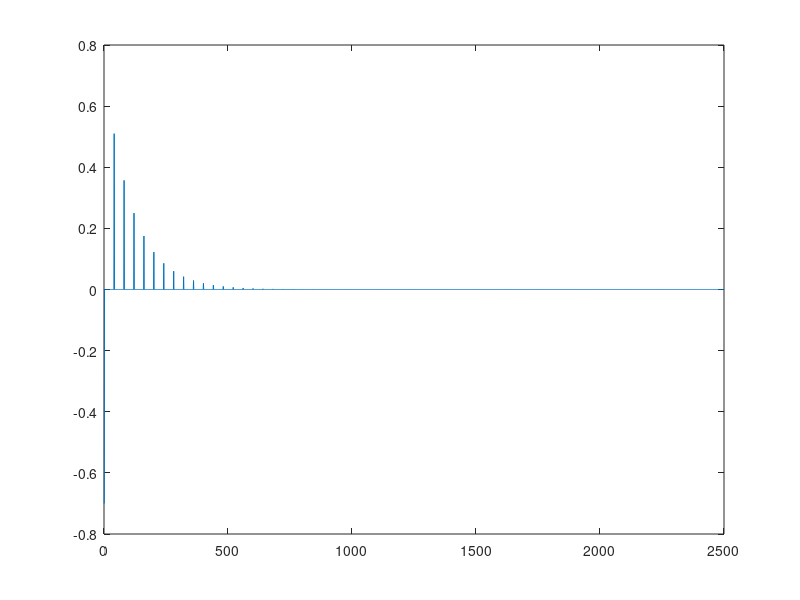

Recreate this plot in MATLAB.
% Author: T. Lokki
% Create an impulse
x = zeros(1,2500); x(1) = 1;
% Delay line and read position
A = zeros(1,100);
Adelay=40;
% Output vector
ir = zeros(1,2500);
% Feedback gain
g=0.7;
% Comb-allpass filtering
for n = 1:length(ir)
tmp = A(Adelay) + x(n)*(-g);
A = [(tmp*g + x(n))' A(1:length(A)-1)];
ir(n) = tmp;
end
% Plot the filtering result
plot(ir)